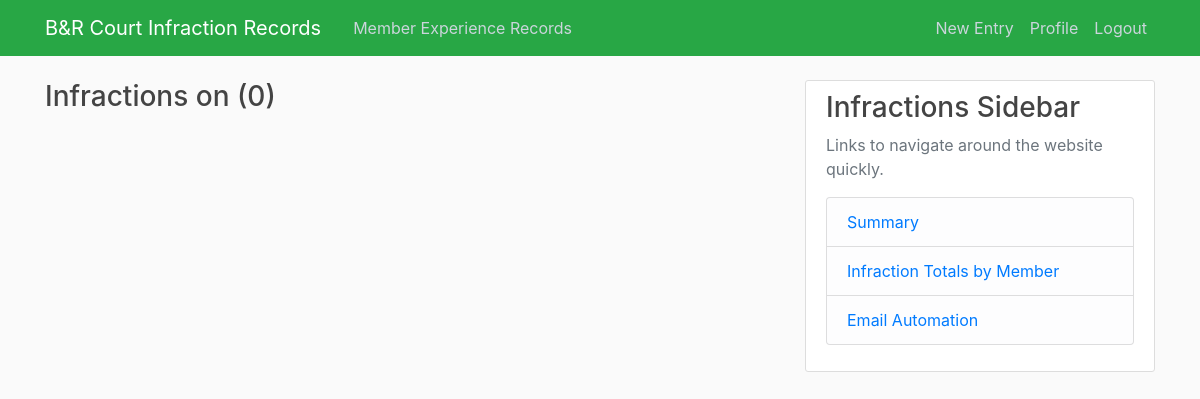
Before: /courtinfractions/summary/date/2020-08-31 (signed in) with the older database file.
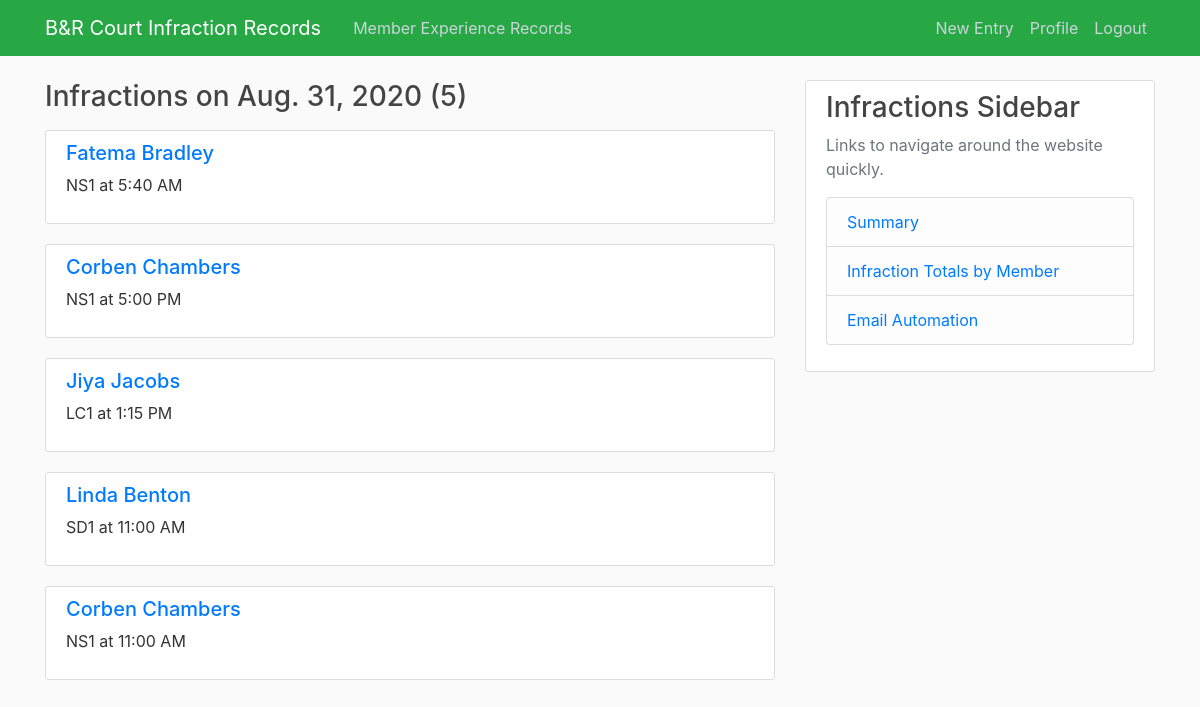
After: the same page with the newer database file.
### courtinfractions/models.py (models this page shows, shortened)
class courtInf(models.Model):
    codeInf=[
        ('LC1', 'Late Cancel'),
        ('NS1', 'No Show'),
        ('SD1', 'Singles to Doubles'),
        ('GN1', 'Guest Name'),
        ('OTH', 'Other (Please specify in notes)'),
    ]
    codeTime=[
        ('5:40 AM', '5:40 AM'),
        ('6:00 AM', '6:00 AM'),
        ('6:20 AM', '6:20 AM'),
        ('7:00 AM', '7:00 AM'),
        ('7:40 AM', '7:40 AM'),
        ('8:00 AM', '8:00 AM'),
        ('8:20 AM', '8:20 AM'),
        ('9:00 AM', '9:00 AM'),
        ('9:40 AM', '9:40 AM'),
        ('10:00 AM', '10:00 AM'),
        ('10:20 AM', '10:20 AM'),
        ('11:00 AM', '11:00 AM'),
        ('11:40 AM', '11:40 AM'),
        ('12:00 PM', '12:00 PM'),
        ('12:15 PM', '12:15 PM'),
        ('12:20 PM', '12:20 PM'),
        ('1:00 PM', '1:00 PM'),
        ('1:15 PM', '1:15 PM'),
        ('1:40 PM', '1:40 PM'),
        ('2:00 PM', '2:00 PM'),
        ('2:15 PM', '2:15 PM'),
        ('2:20 PM', '2:20 PM'),
        ('3:00 PM', '3:00 PM'),
        ('3:30 PM', '3:30 PM'),
        ('3:40 PM', '3:40 PM'),
        ('4:00 PM', '4:00 PM'),
        ('4:20 PM', '4:20 PM'),
        ('4:30 PM', '4:30 PM'),
        ('5:00 PM', '5:00 PM'),
        ('5:30 PM', '5:30 PM'),
        ('5:40 PM', '5:40 PM'),
        ('6:00 PM', '6:00 PM'),
        ('6:20 PM', '6:20 PM'),
        ('6:30 PM', '6:30 PM'),
        ('7:00 PM', '7:00 PM'),
        ('7:30 PM', '7:30 PM'),
        ('7:40 PM', '7:40 PM'),
        ('8:00 PM', '8:00 PM'),
        ('8:20 PM', '8:20 PM'),
        ('8:30 PM', '8:30 PM'),
        ('9:00 PM', '9:00 PM'),
        ('9:30 PM', '9:30 PM'),
        ('9:40 PM', '9:40 PM'),
        ]
    sport = models.CharField(max_length=10)
    name = models.ForeignKey(contactInfo, on_delete=models.PROTECT)
    infraction = models.CharField(max_length=3, choices=codeInf)
    date = models.DateField(default=timezone.now)
    courtTime = models.CharField(max_length=8, choices=codeTime)
    notes = models.TextField(blank=True)
    date_created = models.DateTimeField(default=timezone.now)
    author = models.ForeignKey(User, on_delete=models.PROTECT)

class contactInfo(models.Model):
    memberName = models.CharField(max_length=200)
    email = models.CharField(max_length=254)
    def __str__(self):
        return self.memberName

### courtinfractions/views.py (the view)
# urls.py: path('summary/date/<str:date>', CIDateListView.as_view(), name='CI-date'),
class CIDateListView(LoginRequiredMixin, ListView):
    model = courtInf
    template_name = 'courtinfractions/date_records.html'
    context_object_name = 'records'
    paginate_by = 5
    def get_queryset(self):
        return courtInf.objects.filter(date=self.kwargs.get('date')).order_by('-courtTime')

### courtinfractions/Templates/courtinfractions/date_records.html (shortened to what this page needs)
{% extends 'courtinfractions/base.html' %}
{% block content %}
    <h3 class="mb-3">Infractions on {{ records.0.date }} ({{ page_obj.paginator.count }})</h3>
    {% for record in records %}
        <article class="media content-section">
          <div class="media-body">
            <h5><a class="article-content" href="{% url 'CI-record' record.id %}">{{ record.name }}</a></h5>
            <p class="article-content">{{ record.infraction }} at {{ record.courtTime }}</p>
          </div>
        </article>
    {% endfor %}
{% endblock content %}

### courtinfractions/Templates/courtinfractions/base.html (shortened to what this page needs)
{% load static %}
<!DOCTYPE html>
<html lang="en">
<head>
    <link rel="stylesheet" href="https://maxcdn.bootstrapcdn.com/bootstrap/4.0.0/css/bootstrap.min.css">
    <link rel="stylesheet" href="{% static 'courtinfractions/main.css' %}">
</head>
<body>
    <header class="site-header">
      <nav class="navbar navbar-expand-md navbar-dark bg-success fixed-top">
        <div class="container">
          <a class="navbar-brand mr-4" href="{% url 'CI-summary' %}">B&R Court Infraction Records</a>
          <div class="collapse navbar-collapse" id="navbarToggle">
            <div class="navbar-nav mr-auto">
              <a class="nav-item nav-link" href="{% url 'ME-summary' %}">Member Experience Records</a>
            </div>
            <div class="navbar-nav">
              {% if user.is_authenticated %}
                  <a class="nav-item nav-link" href="{% url 'CI-new' %}">New Entry</a>
                  <a class="nav-item nav-link" href="{% url 'profile' %}">Profile</a>
                  <a class="nav-item nav-link" href="{% url 'logout' %}">Logout</a>
              {% else %}
                  <a class="nav-item nav-link" href="{% url 'login' %}">Login</a>
                  <a class="nav-item nav-link" href="{% url 'register' %}">Register</a>
              {% endif %}
            </div>
          </div>
        </div>
      </nav>
    </header>
    <main role="main" class="container">
      <div class="row">
        <div class="col-md-8">
            {% block content %}{% endblock %}
        </div>
        <div class="col-md-4">
          <div class="content-section">
            <h3>Infractions Sidebar</h3>
            <p class='text-muted'>Links to navigate around the website quickly.
              <ul class="list-group">
                <li class="list-group-item list-group-item-light">
                     <a href="{% url 'CI-summary' %}">Summary</a>
                </li>
                <li class="list-group-item list-group-item-light">
                    <a href="{% url 'CI-table' %}">Infraction Totals by Member</a>
                </li>
                <li class="list-group-item list-group-item-light">
                    <a href="{% url 'CI-email' %}">Email Automation</a>
                </li>
              </ul>
            </p>
          </div>
        </div>
      </div>
    </main>
</body>
</html>

### courtinfractions/static/courtinfractions/main.css (style rules this page uses)
body { background: #fafafa; color: #333333; margin-top: 5rem; }
h1, h2, h3, h4, h5, h6 { color: #444444; }
ul { margin: 0; }
.site-header .navbar-nav .nav-link { color: #cbd5db; }
.content-section { background: #ffffff; padding: 10px 20px; border: 1px solid #dddddd; border-radius: 3px; margin-bottom: 20px; }
.article-content { white-space: pre-line; }

Changed rows visible on the page:
added courtInf: date "Aug. 31, 2020", name "Fatema Bradley", infraction "NS1", courtTime "5:40 AM"
added courtInf: name "Corben Chambers", infraction "NS1", courtTime "5:00 PM"
added courtInf: name "Jiya Jacobs", infraction "LC1", courtTime "1:15 PM"
added courtInf: name "Linda Benton", infraction "SD1", courtTime "11:00 AM"
added courtInf: name "Corben Chambers", infraction "NS1", courtTime "11:00 AM"
Other visible differences:
{{ page_obj.paginator.count }}: "0" → "5"
